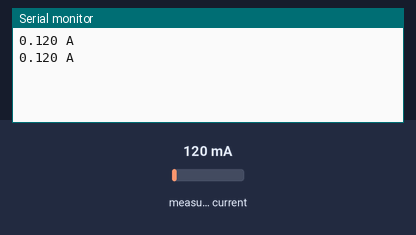
The program below on a simulated ESP8266 (NodeMCU). Parts: the last lines printed to the serial monitor. Inputs (shaded band) come from the test bench; at power-on: measured current 120 mA.

Above: at 2.7 s.
2.8 s: measured current set to 40 mA
At 4.6 s:
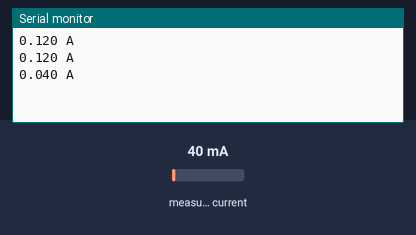
4.9 s: measured current set to 500 mA
At 5.6 s:
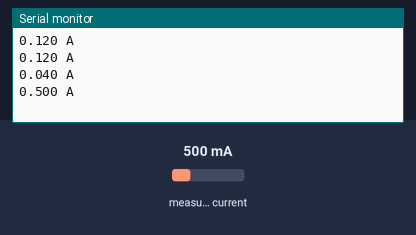
Timing chart, 0 to 7.9 s (numbered marks = the images above; inputs shaded):
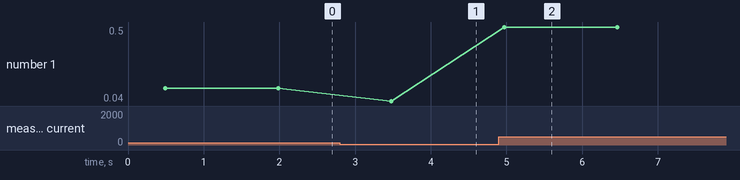

The program:

main.cpp
```cpp
#include <Arduino.h>

// Include Emon Library
#include "EmonLib.h"
// Create an instance
EnergyMonitor emon;
int sensor = A0;

void setup()
{
  Serial.begin(115200);
  pinMode(sensor, INPUT);
  // Current: input pin, calibration. 1.2625
  emon.current(sensor, 1.2625);
}

void loop()
{
  // Calculate Irms only
  // Number of Samples : 4096
  double Irms = emon.calcIrms(4096);
  // Apparent power
  // Serial.print(Irms*230.0);
  Serial.print(Irms,3);
  Serial.println(" A");
  delay(1000);
}
```

Measured:
- after the input at 2.8 s, the serial monitor: prints a new line after 0.68 s (image 1)
- after the input at 4.9 s, the serial monitor: prints a new line after 0.07 s (image 2)
- plotted number 1: 0.12 → 0.04 after the input at 2.8 s, 0.04 → 0.5 after the input at 4.9 s
